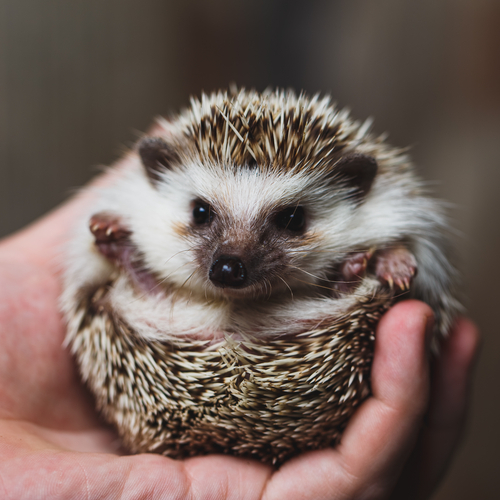
#> input picture img/hari.jpg, 500 x 500 px
$ jupyter execute 'ヒストグラム.ipynb'   (shell and % lines are left out)
#> lines starting #> are read from the running program, lines starting #| are printed output that depends on the picture
[cell 1]
import numpy as np
import cv2 # OpenCV-Python
import pandas as pd
from pandas import Series
import matplotlib.pyplot as plt

[cell 2]
img = cv2.imread('../../img/hari.jpg',0)
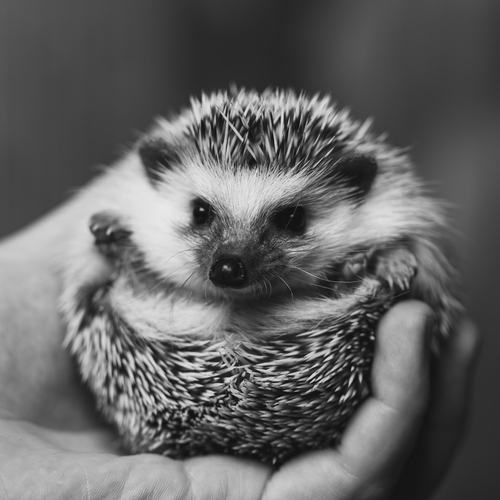
#> img: shape (500, 500); min 7, max 233, mean 99.5
hist = cv2.calcHist([img],[0],None,[256],[0,256])
#> hist = 256 values, max 6129 at index 69, min 0 at index 0, mean 976.6

plt.hist(img.ravel(),256,[0,256]); plt.show()
#> after `plt.hist(img.ravel(), 256, [0, 256])`:
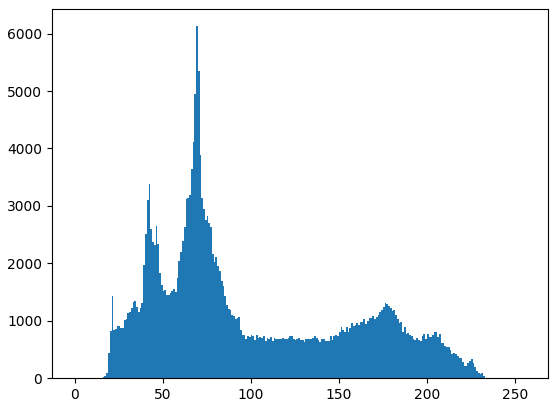
#> figure drawn by matplotlib, 1 panel; tallest bar 6129 high, from x = 69 to 70

[cell 3]
hist,bins = np.histogram(img.ravel(),256,[0,256])
#> bins = 257 values from 0 to 256

Series(hist).plot()
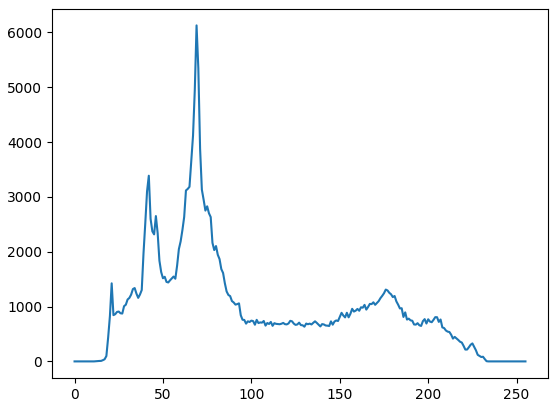
#> figure drawn by matplotlib, 1 panel; curve peaks at x = 69, y = 6129

# ヒストグラムの可視化

## 1. Matplotlibを使う

[cell 4]
import cv2
import numpy as np
from matplotlib import pyplot as plt

img = cv2.imread('../../img/hari.jpg',0)
plt.hist(img.ravel(),256,[0,256]); plt.show()

[cell 5]
import cv2
import numpy as np
from matplotlib import pyplot as plt

img = cv2.imread('../../img/hari.jpg')
#> img is the input picture: shape (500, 500, 3); mean B, G, R 87.7, 95, 112.5
color = ('b','g','r')
for i,col in enumerate(color):
    histr = cv2.calcHist([img],[i],None,[256],[0,256])
    plt.plot(histr,color = col)
    plt.xlim([0,256])
plt.show()
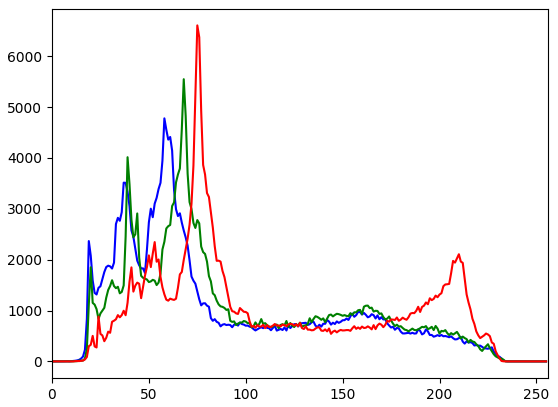
#> figure drawn by matplotlib, 1 panel; curve peaks at x = 58, y = 4779; curve peaks at x = 68, y = 5549; curve peaks at x = 75, y = 6607

## 2. OpenCVを使う

[cell 6]
img = cv2.imread('../../img/hari.jpg',0)

# create a mask
mask = np.zeros(img.shape[:2], np.uint8)
mask[100:300, 100:400] = 255
masked_img = cv2.bitwise_and(img,img,mask = mask)
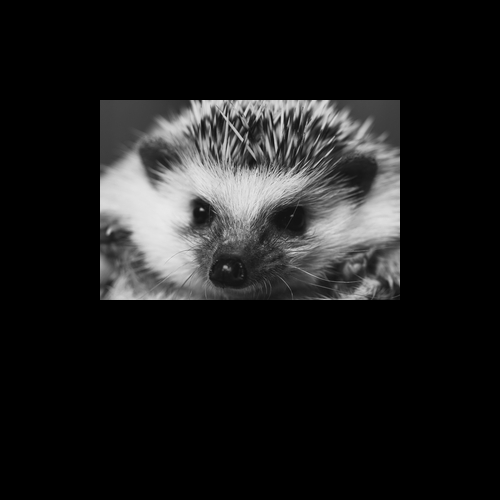
#> masked_img: shape (500, 500); min 0, max 233, mean 28.3

# Calculate histogram with mask and without mask
# Check third argument for mask
hist_full = cv2.calcHist([img],[0],None,[256],[0,256])
#> hist_full has the same summary as hist
hist_mask = cv2.calcHist([img],[0],mask,[256],[0,256])
#> hist_mask = 256 values, max 830 at index 66, min 0 at index 0, mean 234.4

plt.subplot(221), plt.imshow(img, 'gray')
plt.subplot(222), plt.imshow(mask,'gray')
plt.subplot(223), plt.imshow(masked_img, 'gray')
plt.subplot(224), plt.plot(hist_full), plt.plot(hist_mask)
plt.xlim([0,256])

plt.show()
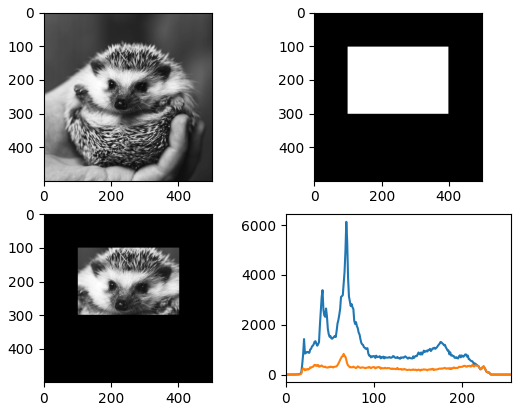
#> figure drawn by matplotlib, 4 panels; panel 4: curve peaks at x = 69, y = 6129; panel 4: curve peaks at x = 66, y = 830

$ run again, with img/cag_bureta.jpg copied over img/hari.jpg
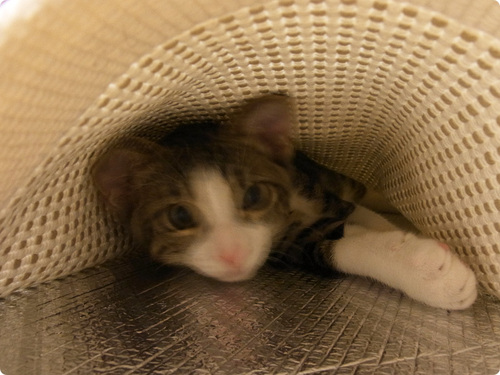
#> input picture img/cag_bureta.jpg, 500 x 375 px
#> hist = 256 values, max 1640 at index 176, min 9 at index 0, mean 732.4
#> bins = 257 values from 0 to 256
#> img is the input picture: shape (375, 500, 3); mean B, G, R 73, 106.4, 133.5
#> `masked_img = cv2.bitwise_and(img,img,mask = mask)`:
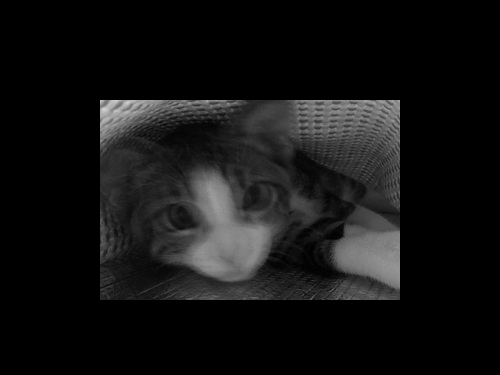
#> masked_img: shape (375, 500); min 0, max 209, mean 19
#> hist_full has the same summary as hist
#> hist_mask = 256 values, max 969 at index 41, min 0 at index 201, mean 234.4
#> `plt.show()`:
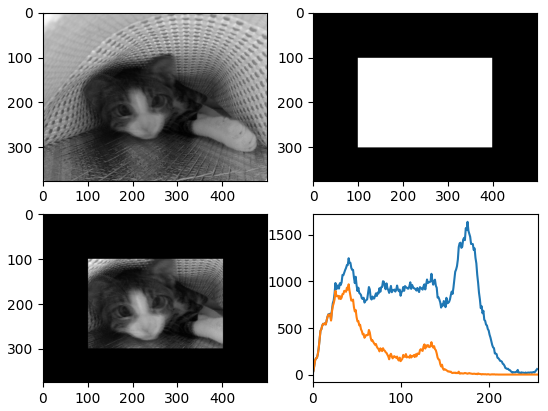
#> figure drawn by matplotlib, 4 panels; panel 4: curve peaks at x = 176, y = 1640; panel 4: curve peaks at x = 41, y = 969
